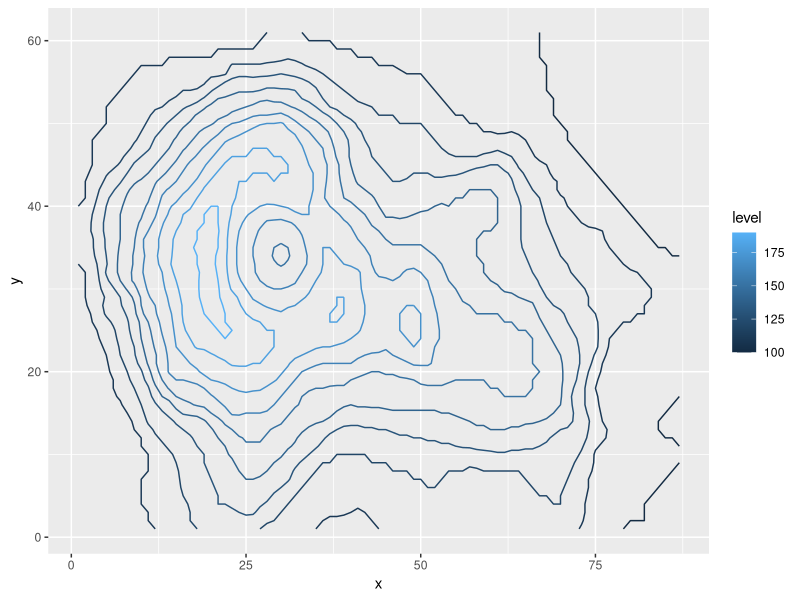

The R script that drew this image:
library(ggplot2)
library(reshape2)

volcano3d <- melt(volcano)
names(volcano3d) <- c("x", "y", "z")

v <- ggplot(volcano3d, aes(x, y, z = z))
v + stat_contour(aes(colour = ..level..))
